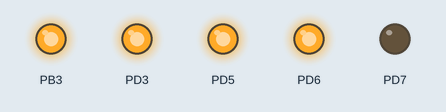
This program was run on a simulated ATmega328P, built with avr-gcc and emulated at 20 MHz. Shown: output pins drawn as LEDs (lit = HIGH).

Above: at 0.1 s.
Timing chart, 0 to 1.6 s (numbered marks = the images above):
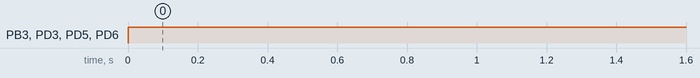

The program:

main.c
```c
/*
 * DriveRobotTest.c
 *
 * Created: 11/2/2017 2:15:35 PM
 * Author : Liam
 */

#include <avr/io.h>
#include <avr/interrupt.h>

#define F_CPU 20000000UL
#include <util/delay.h>

// function prototypes
void moveMotors(uint8_t portd6, uint8_t portd5, uint8_t portd3, uint8_t portb3, uint8_t pwmspeed);
void pwmOn(void);
void pwmOff(void);
void forward(uint8_t spd);
void backward(uint8_t spd);
void turnLeft(uint8_t spd);
void turnRight(uint8_t spd);
void brake(void);
void configPWM(void);

void ultrasoundEmitterInit(void);

void uartInit(void);

void steer(uint8_t x, uint8_t y);

#define SPEED 0x30

#define UART_BAUD_RATE      9600
#define DIVISOR 16
#define BRR (((F_CPU/DIVISOR) / UART_BAUD_RATE) - 1)
#define PACKET_LENGTH 4

const uint8_t packet_start = 17;
const uint8_t packet_end = 16;
const uint8_t START_PING = 20;
static volatile uint8_t rx_data[PACKET_LENGTH];
static volatile uint8_t x;
static volatile uint8_t y;
static volatile uint8_t length = 0;
static volatile uint8_t write = 0;
unsigned char read[4];
static volatile uint8_t available = 0;
static volatile uint8_t pulseEmit;
static volatile int pulseCount = 0;
static volatile unsigned char dat = 0;


ISR(BADISR_vect) {
	return;
}


ISR(TIMER1_COMPA_vect)
{
	if (pulseEmit > 0)
	{
		if (PORTD & (1<<PORTD7))
		{
			++pulseCount;
			//--pulseEmit; // comment out for debugging purposes
			PORTD &= ~(1<<PORTD7);
		}
		else
		PORTD |= 1<<PORTD7;
	}

	if(pulseCount >= 200) {
		// pulsed for 5ms
		pulseCount = 0;
		pulseEmit = 0;
	}

}

ISR (USART_RX_vect) {
	dat = UDR0;
	/*
	if(dat == START_PING) {
		pulseEmit = 1;
		pulseCount = 0;
	} else if (dat == packet_start) {
		available = 1;
		while(dat != packet_end && available < 4) {
			while(!(UCSR0A & (1 << RXC0)));
			dat = UDR0;
			read[available++] = dat;
		}
		if(available == 4 && dat == packet_end) steer(read[1], read[2]);
	}
	*/

	if((dat == packet_start || available) && dat != START_PING) {
		if(dat == packet_start) available = 0;
		read[available++] = dat;
		if(available == 4 && dat == packet_end) {
			if(read[3] == packet_end) {
				steer(read[1], read[2]);
				available = 0;
			}
		}
	}

	else if(dat == START_PING && !available) {
		pulseEmit = 1;
		pulseCount = 0;
	}

}

int main(void)
{
	int test = 0;
	pulseEmit = 0;
	configPWM();
	pwmOn();
	ultrasoundEmitterInit();
	uartInit();
	sei();

	while(1) {
		test++;
	}

	return 0;

}


void ultrasoundEmitterInit(void)
{
	// set the direction and the initial value of the PD7 pin
	DDRD |= 1<<DDD7;
	PORTD &= ~(1<<PORTD7);

	// configure a timer (TIMER1) to interrupt continuously @ 40kHz
	// mode = 4: CTC, trigger ISR @ OCR1A
	TCCR1A = 0b00000000;
	TCCR1B = 0b00001000 /*|(1<<CS10)*/;
	TCCR1C = 0b00000000;
	OCR1AH = 0b00000000;
	OCR1AL = 0b11111010; // = 250
	OCR1BH = 0b11111111;
	OCR1BL = 0b11111111; // This just so the ISR bit for OCF1B doesn't get flipped.

	TIMSK1 |= 1<<OCIE1A;
	TIFR1 = 0b00000000;

	// If pulseEmit is greater than 0, then ultrasound will be emitted.
	// Otherwise, the ISR will exit immediately.
	// Set pulseEmit equal to the number of pulses you want to send over ultrasound;
	// it will decrease by 1 every time the ISR is called (given it is > 0).
	pulseEmit = 0;

	TCCR1B |= 1<<CS10;
}

void uartInit(void) {
	UBRR0H = (unsigned char)(BRR >> 8);
	UBRR0L = (unsigned char)(BRR);

	UCSR0B = (1 << RXEN0) | (1 << RXCIE0); // only need RX
	UCSR0C = (0 << USBS0) | (3 << UCSZ00);
}

void moveMotors(uint8_t portd6, uint8_t portd5, uint8_t portd3, uint8_t portb3, uint8_t pwmspeed) {
	if(portb3) { // turn on portb and port d vals
		OCR2A = 0;
	}
	else {
		OCR2A = pwmspeed;
	}
	if(portd6) {
		OCR0A = 0;
	}
	else {
		OCR0A = pwmspeed;
	}
	if(portd5) {
		OCR0B = 0;
	}
	else {
		OCR0B = pwmspeed;
	}
	if(portd3) {
		OCR2B = 0;
	}
	else {
		OCR2B = pwmspeed;
	}
}

void pwmOn(void) {
	uint8_t val = 0b11110011; // set Fast PWM, non inverting
	TCCR0A = val;
	TCCR2A = val;
}

void pwmOff(void) {
	TCCR0A = 0; // disconnect oc
	TCCR2A = 0;
}

void forward(uint8_t spd) {
	//pd6, pd5, pd3, pb3
	// OCR0B is pd5, OCR0A is pd6, OCR2A is pb3, OCR2B is pd3
	moveMotors(1, 0, 0, 1, spd);
}

void steer(uint8_t x, uint8_t y) {
	if(y == 0) {
		OCR0A = 0;
		OCR0B = 0;
		OCR2A = 0;
		OCR2B = 0;
	} else {
		OCR0A = 0;
		OCR0B = 9*y;

		OCR2A = 0;
		OCR2B = 9*y;

		if(x <= 8) {
			OCR0B += 6*(8-x);
			} else {
			OCR2B += 6*(x-8);
		}
	}

}

void turnRight(uint8_t spd) {
	moveMotors(1,0,1,0, spd);
}

void turnLeft(uint8_t spd) {
	moveMotors(0,1,0,1, spd);
}

void backward(uint8_t spd) {
	moveMotors(0,1,1,0, spd);
}

void brake(void) {
	forward(0);
	PORTD = 0b01101000;
	PORTB = 0b00001000;
}

void configPWM(void) {
	DDRB |= 0b00001000;
	DDRD |= 0b01101000;
	TCCR0B = 0b00000001;
	TCCR2B = 0b00000001;
	TIMSK0 = 0b00000110;
	TIMSK2 = 0b00000110;
}
```

Measured:
- by itself, PB3, PD3, PD5, PD6: LOW → HIGH at 0.00 s
